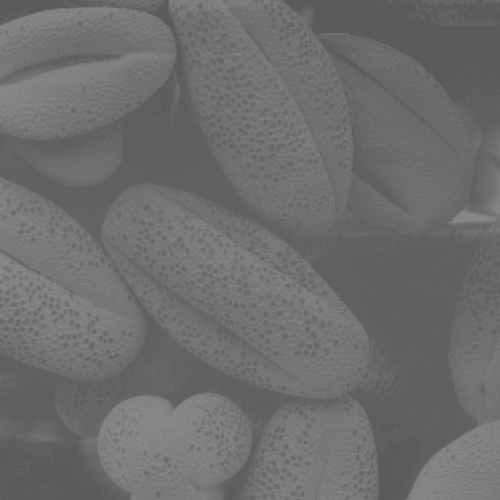
#> input picture Aula3/low_contrast_pollen.tif, 500 x 500 px
$ python limiarizacao.py
#> lines starting #> are read from the running program, lines starting #| are printed output that depends on the picture; after the words box and inside, x2 and y2 are one past the last pixel; in counts of white or black regions, pixels touching at a corner belong together
import numpy as np
import matplotlib.pyplot as plt

def limiariza(img, th):
    img_th = np.zeros(img.shape, dtype=np.uint8)
    img_th[img > th] = 255
    return img_th

if __name__ == '__main__':
    img = plt.imread("low_contrast_pollen.tif")
#> img is the input picture: shape (500, 500); min 91, max 138, mean 109.1
    img_out = limiariza(img, 130)
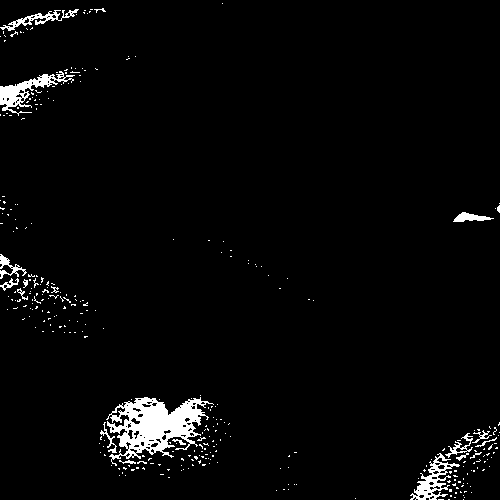
#> img_out: shape (500, 500); 3% white; 329 white regions (310 under 20 px), largest, box (x1, y1, x2, y2) and area: (106, 397, 214, 466) 3393, (0, 71, 75, 116) 915, (410, 453, 460, 500) 757


    #plota lado a lado
    fig, axs = plt.subplots(1,2)
    axs[0].axis('off')
    axs[0].set_title('Original')
    axs[0].imshow(img, cmap = 'gray', vmin=0, vmax=255)
    axs[1].axis('off')
    axs[1].set_title('Equalizada')
    axs[1].imshow(img_out, cmap='gray', vmin=0, vmax=255)
    plt.show()
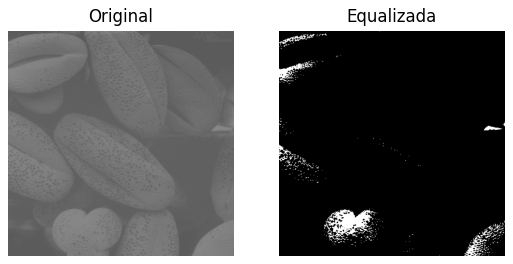
#> figure drawn by matplotlib, 2 panels
